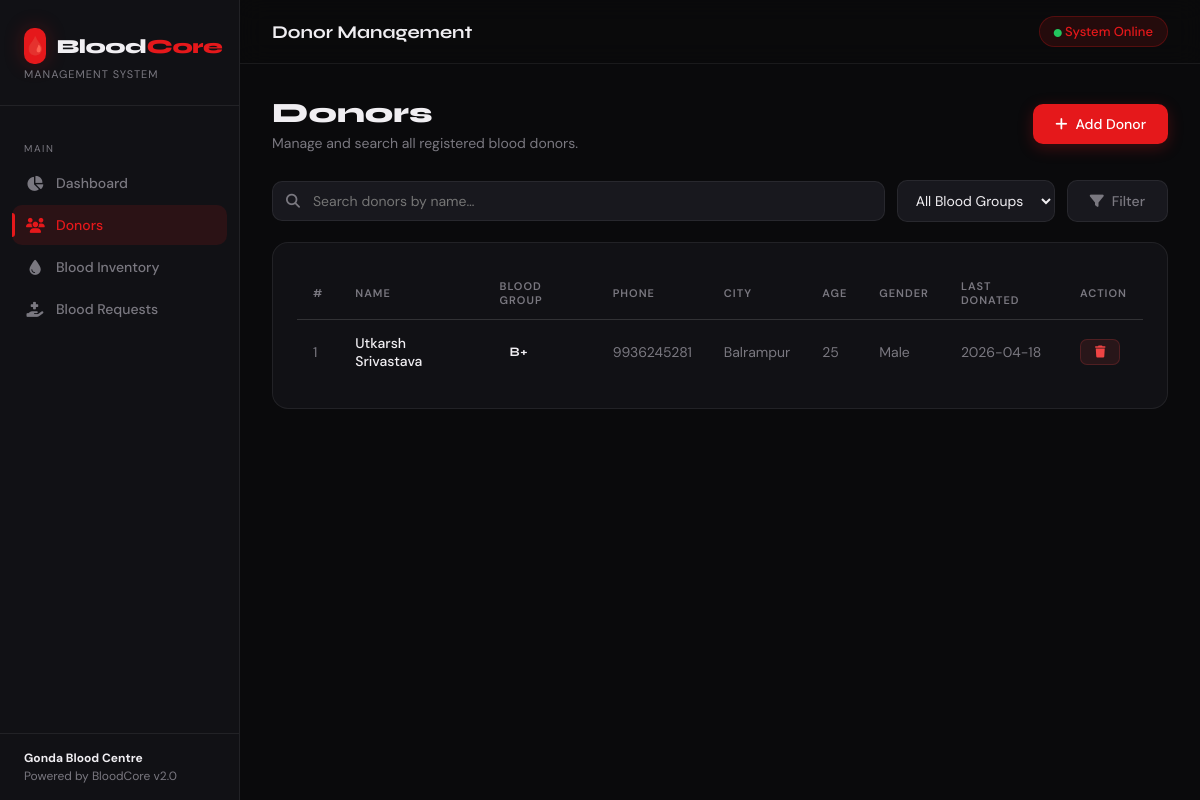
The page /donors on the database its author committed.
### app.py (models this page shows)
class Donor(db.Model):
    id          = db.Column(db.Integer, primary_key=True)
    name        = db.Column(db.String(100), nullable=False)
    blood_group = db.Column(db.String(5),   nullable=False)
    phone       = db.Column(db.String(15))
    city        = db.Column(db.String(50))
    age         = db.Column(db.Integer)
    gender      = db.Column(db.String(10))
    last_donated= db.Column(db.String(20))
    created_at  = db.Column(db.DateTime, default=datetime.utcnow)

### app.py (the view)
@app.route('/donors')
def donors():
    search = request.args.get('search', '')
    bg     = request.args.get('blood_group', '')
    query  = Donor.query
    if search:
        query = query.filter(Donor.name.ilike(f'%{search}%'))
    if bg:
        query = query.filter_by(blood_group=bg)
    all_donors = query.order_by(Donor.created_at.desc()).all()
    return render_template('donors.html', donors=all_donors, search=search, bg=bg)

### templates/donors.html (shortened to what this page needs)
{% extends "base.html" %}
{% block topbar_title %}Donor Management{% endblock %}
{% block content %}
<div class="page-header">
  <div>
    <h1>Donors</h1>
    <p>Manage and search all registered blood donors.</p>
  </div>
  <button class="btn btn-primary" onclick="openModal('addDonorModal')">
    <i class="fas fa-plus"></i> Add Donor
  </button>
</div>
<form method="GET" action="/donors">
  <div class="search-bar">
    <div class="search-input-wrap">
      <i class="fas fa-search"></i>
      <input type="text" name="search" placeholder="Search donors by name…" value="{{ search }}">
    </div>
    <select name="blood_group" style="background:var(--surface2);border:1px solid var(--border);border-radius:10px;padding:10px 14px;color:var(--text);font-family:'DM Sans',sans-serif;font-size:14px;outline:none;">
      <option value="">All Blood Groups</option>
    </select>
    <button type="submit" class="btn btn-ghost"><i class="fas fa-filter"></i> Filter</button>
  </div>
</form>
<div class="card">
  <div class="table-wrap">
    {% if donors %}
    <table>
      <thead>
        <tr>
          <th>#</th>
          <th>Name</th>
          <th>Blood Group</th>
          <th>Phone</th>
          <th>City</th>
          <th>Age</th>
          <th>Gender</th>
          <th>Last Donated</th>
          <th>Action</th>
        </tr>
      </thead>
      <tbody>
        {% for d in donors %}
        <tr>
          <td style="color:var(--muted)">{{ d.id }}</td>
          <td style="font-weight:500">{{ d.name }}</td>
          <td><span class="bg-badge">{{ d.blood_group }}</span></td>
          <td style="color:var(--muted)">{{ d.phone or '—' }}</td>
          <td style="color:var(--muted)">{{ d.city or '—' }}</td>
          <td style="color:var(--muted)">{{ d.age or '—' }}</td>
          <td style="color:var(--muted)">{{ d.gender or '—' }}</td>
          <td style="color:var(--muted)">{{ d.last_donated or '—' }}</td>
          <td>
            <a href="/delete_donor/{{ d.id }}" class="btn btn-danger btn-sm"
               onclick="return confirm('Delete this donor?')">
              <i class="fas fa-trash"></i>
            </a>
          </td>
        </tr>
        {% endfor %}
      </tbody>
    </table>
    {% else %}
    <div class="empty-state">
      <i class="fas fa-user-slash"></i>
      <p>No donors found. Try a different search or add a new donor.</p>
    </div>
    {% endif %}
  </div>
</div>
{% endblock %}

### templates/base.html (style rules this page uses)
:root { --red: #e5181b; --red-dark: #a50f11; --red-glow: rgba(229,24,27,0.25); --bg: #0a0a0c; --surface: #111115; --surface2: #18181e; --border: rgba(255,255,255,0.07); --text: #f0eef2; --muted: #7a7880; --success: #22c55e; --warn: #f59e0b; }
* { margin:0;padding:0;box-sizing:border-box; }
html { scroll-behavior:smooth; }
body { font-family: 'DM Sans', sans-serif; background: var(--bg); color: var(--text); min-height: 100vh; display: flex; overflow-x: hidden; }
.card { background: var(--surface); border: 1px solid var(--border); border-radius: 16px; padding: 24px; transition: border-color 0.2s; }
.bg-badge { display: inline-block; padding: 3px 10px; border-radius: 6px; font-size: 13px; font-weight: 700; font-family: 'Syne', sans-serif; letter-spacing: 0.5px; }
.table-wrap { overflow-x: auto; }
table { width: 100%; border-collapse: collapse; font-size: 14px; }
thead th { text-align: left; padding: 12px 16px; font-size: 11px; text-transform: uppercase; letter-spacing: 1px; color: var(--muted); border-bottom: 1px solid var(--border); font-weight: 600; }
tbody tr { border-bottom: 1px solid var(--border); transition: background 0.15s; }
tbody td { padding: 14px 16px; }
tbody tr:last-child { border-bottom: none; }
.btn { display: inline-flex; align-items: center; gap: 8px; padding: 11px 22px; border-radius: 10px; font-family: 'DM Sans', sans-serif; font-size: 14px; font-weight: 500; cursor: pointer; border: none; text-decoration: none; transition: all 0.2s; }
.btn-primary { background: var(--red); color: white; box-shadow: 0 4px 15px var(--red-glow); }
.btn-ghost { background: var(--surface2); color: var(--muted); border: 1px solid var(--border); }
.btn-danger { background: rgba(239,68,68,0.1); color: #ef4444; border: 1px solid rgba(239,68,68,0.2); }
.btn-sm { padding: 6px 14px; font-size: 12px; border-radius: 7px; }
.search-bar { display: flex; gap: 12px; align-items: center; margin-bottom: 20px; flex-wrap: wrap; }
.search-input-wrap { position: relative; flex: 1; min-width: 200px; }
.search-input-wrap i { position: absolute; left: 14px; top: 50%; transform: translateY(-50%); color: var(--muted); font-size: 14px; }
.search-input-wrap input { width: 100%; background: var(--surface2); border: 1px solid var(--border); border-radius: 10px; padding: 10px 14px 10px 40px; color: var(--text); font-family: 'DM Sans', sans-serif; font-size: 14px; outline: none; transition: border-color 0.2s; }
.page-header { display: flex; justify-content: space-between; align-items: center; margin-bottom: 28px; }
.page-header h1 { font-family: 'Syne', sans-serif; font-weight: 800; font-size: 28px; }
.page-header p { color: var(--muted); font-size: 14px; margin-top: 4px; }

### rows shown on the page
Donor: id "1", name "Utkarsh Srivastava", blood_group "B+", phone "9936245281", city "Balrampur", age "25", gender "Male", last_donated "2026-04-18"
